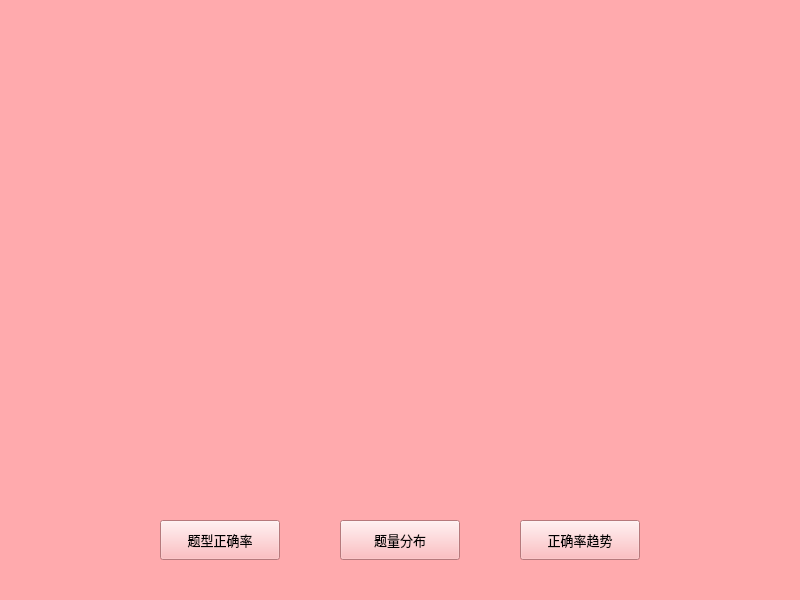
<?xml version="1.0" encoding="UTF-8"?>
<ui version="4.0">
 <class>ChartDisplayer</class>
 <widget class="QWidget" name="ChartDisplayer">
  <property name="geometry">
   <rect>
    <x>0</x>
    <y>0</y>
    <width>800</width>
    <height>600</height>
   </rect>
  </property>
  <property name="minimumSize">
   <size>
    <width>800</width>
    <height>600</height>
   </size>
  </property>
  <property name="maximumSize">
   <size>
    <width>800</width>
    <height>600</height>
   </size>
  </property>
  <property name="windowTitle">
   <string>答题情况</string>
  </property>
  <property name="styleSheet">
   <string notr="true">background-color: rgb(255, 170, 173);</string>
  </property>
  <widget class="QLabel" name="pic_label">
   <property name="geometry">
    <rect>
     <x>80</x>
     <y>20</y>
     <width>640</width>
     <height>480</height>
    </rect>
   </property>
   <property name="minimumSize">
    <size>
     <width>640</width>
     <height>480</height>
    </size>
   </property>
   <property name="maximumSize">
    <size>
     <width>640</width>
     <height>480</height>
    </size>
   </property>
   <property name="font">
    <font>
     <family>方正小标宋简体</family>
     <pointsize>12</pointsize>
    </font>
   </property>
   <property name="text">
    <string/>
   </property>
   <property name="alignment">
    <set>Qt::AlignCenter</set>
   </property>
  </widget>
  <widget class="QPushButton" name="barChart_btn">
   <property name="geometry">
    <rect>
     <x>160</x>
     <y>520</y>
     <width>120</width>
     <height>40</height>
    </rect>
   </property>
   <property name="font">
    <font>
     <family>方正小标宋简体</family>
     <pointsize>10</pointsize>
    </font>
   </property>
   <property name="text">
    <string>题型正确率</string>
   </property>
  </widget>
  <widget class="QPushButton" name="pieChart_btn">
   <property name="geometry">
    <rect>
     <x>340</x>
     <y>520</y>
     <width>120</width>
     <height>40</height>
    </rect>
   </property>
   <property name="font">
    <font>
     <family>方正小标宋简体</family>
     <pointsize>10</pointsize>
    </font>
   </property>
   <property name="text">
    <string>题量分布</string>
   </property>
  </widget>
  <widget class="QPushButton" name="lineChart_btn">
   <property name="geometry">
    <rect>
     <x>520</x>
     <y>520</y>
     <width>120</width>
     <height>40</height>
    </rect>
   </property>
   <property name="font">
    <font>
     <family>方正小标宋简体</family>
     <pointsize>10</pointsize>
    </font>
   </property>
   <property name="text">
    <string>正确率趋势</string>
   </property>
  </widget>
 </widget>
 <resources/>
 <connections/>
</ui>
